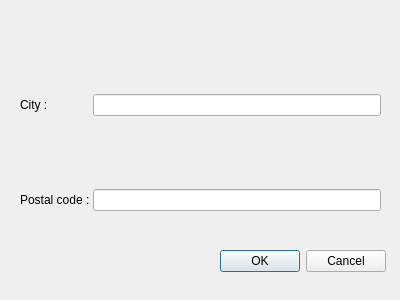
<?xml version="1.0" encoding="UTF-8"?>
<ui version="4.0">
 <class>WeatherDialog</class>
 <widget class="QDialog" name="WeatherDialog">
  <property name="geometry">
   <rect>
    <x>0</x>
    <y>0</y>
    <width>400</width>
    <height>300</height>
   </rect>
  </property>
  <property name="windowTitle">
   <string>Dialog</string>
  </property>
  <widget class="QDialogButtonBox" name="buttonBox">
   <property name="geometry">
    <rect>
     <x>220</x>
     <y>250</y>
     <width>166</width>
     <height>22</height>
    </rect>
   </property>
   <property name="orientation">
    <enum>Qt::Horizontal</enum>
   </property>
   <property name="standardButtons">
    <set>QDialogButtonBox::Cancel|QDialogButtonBox::Ok</set>
   </property>
  </widget>
  <widget class="QWidget" name="formLayoutWidget">
   <property name="geometry">
    <rect>
     <x>10</x>
     <y>10</y>
     <width>381</width>
     <height>211</height>
    </rect>
   </property>
   <layout class="QFormLayout" name="formLayout">
    <property name="horizontalSpacing">
     <number>0</number>
    </property>
    <property name="verticalSpacing">
     <number>0</number>
    </property>
    <property name="leftMargin">
     <number>10</number>
    </property>
    <property name="topMargin">
     <number>10</number>
    </property>
    <property name="rightMargin">
     <number>10</number>
    </property>
    <property name="bottomMargin">
     <number>10</number>
    </property>
    <item row="0" column="1">
     <spacer name="verticalSpacer_2">
      <property name="orientation">
       <enum>Qt::Vertical</enum>
      </property>
      <property name="sizeHint" stdset="0">
       <size>
        <width>20</width>
        <height>40</height>
       </size>
      </property>
     </spacer>
    </item>
    <item row="1" column="0">
     <widget class="QLabel" name="city_label">
      <property name="text">
       <string>City :</string>
      </property>
      <property name="margin">
       <number>0</number>
      </property>
     </widget>
    </item>
    <item row="1" column="1">
     <widget class="QLineEdit" name="city_edit"/>
    </item>
    <item row="2" column="1">
     <spacer name="verticalSpacer">
      <property name="orientation">
       <enum>Qt::Vertical</enum>
      </property>
      <property name="sizeHint" stdset="0">
       <size>
        <width>20</width>
        <height>40</height>
       </size>
      </property>
     </spacer>
    </item>
    <item row="3" column="0">
     <widget class="QLabel" name="postalcode_label">
      <property name="text">
       <string>Postal code : </string>
      </property>
     </widget>
    </item>
    <item row="3" column="1">
     <widget class="QLineEdit" name="postalcode_edit"/>
    </item>
   </layout>
  </widget>
 </widget>
 <resources/>
 <connections>
  <connection>
   <sender>buttonBox</sender>
   <signal>accepted()</signal>
   <receiver>WeatherDialog</receiver>
   <slot>accept()</slot>
   <hints>
    <hint type="sourcelabel">
     <x>248</x>
     <y>254</y>
    </hint>
    <hint type="destinationlabel">
     <x>157</x>
     <y>274</y>
    </hint>
   </hints>
  </connection>
  <connection>
   <sender>buttonBox</sender>
   <signal>rejected()</signal>
   <receiver>WeatherDialog</receiver>
   <slot>reject()</slot>
   <hints>
    <hint type="sourcelabel">
     <x>316</x>
     <y>260</y>
    </hint>
    <hint type="destinationlabel">
     <x>286</x>
     <y>274</y>
    </hint>
   </hints>
  </connection>
 </connections>
 <slots>
  <slot>slot1()</slot>
 </slots>
</ui>
